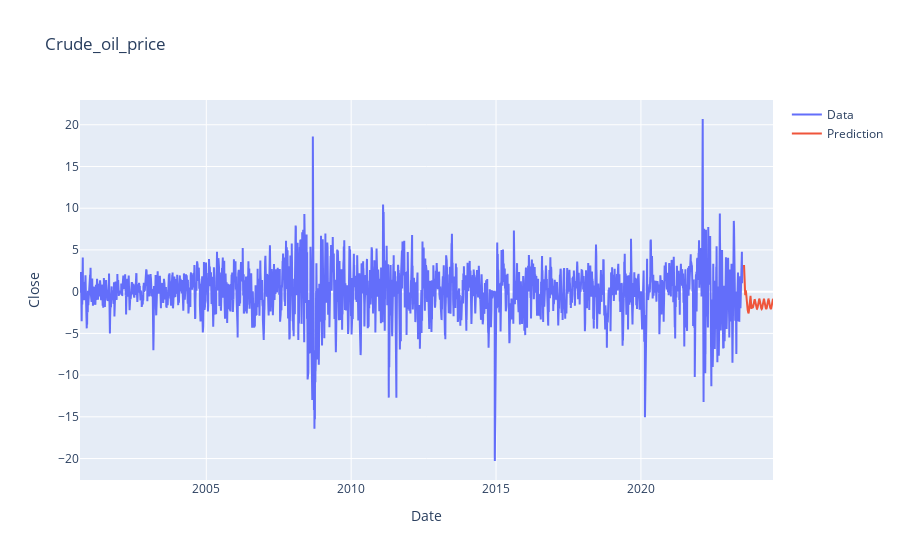

The cell this chart's notebook holds for it:
### Code cell
trace1 = go.Scatter(
    x = data['Date'].tolist(),
    y = close_data,
    mode = 'lines',
    name = 'Data'
)
trace2 = go.Scatter(
    x = forecast_dates,
    y = forecast,
    mode = 'lines',
    name = 'Prediction'
)
layout = go.Layout(
    title = "Crude_oil_price",
    xaxis = {'title' : "Date"},
    yaxis = {'title' : "Close"}
)

fig = go.Figure(data=[trace1, trace2], layout=layout)
fig.show()

### Figure 1 — Plotly figure (JSON) as saved in the notebook; plotly's stock layout.template omitted (floating-point values rounded to 4 significant figures; data arrays with more than 128 entries replaced by an {"elided": "..."} marker saying what was removed)
{"data": [{"mode": "lines", "name": "Data", "type": "scatter", "x": {"elided": "5752 str values"}, "y": {"elided": "5741 float values"}}, {"mode": "lines", "name": "Prediction", "type": "scatter", "x": {"elided": "366 str values"}, "y": {"elided": "366 float values"}}], "layout": {"title": {"text": "Crude_oil_price"}, "xaxis": {"title": {"text": "Date"}}, "yaxis": {"title": {"text": "Close"}}}}
